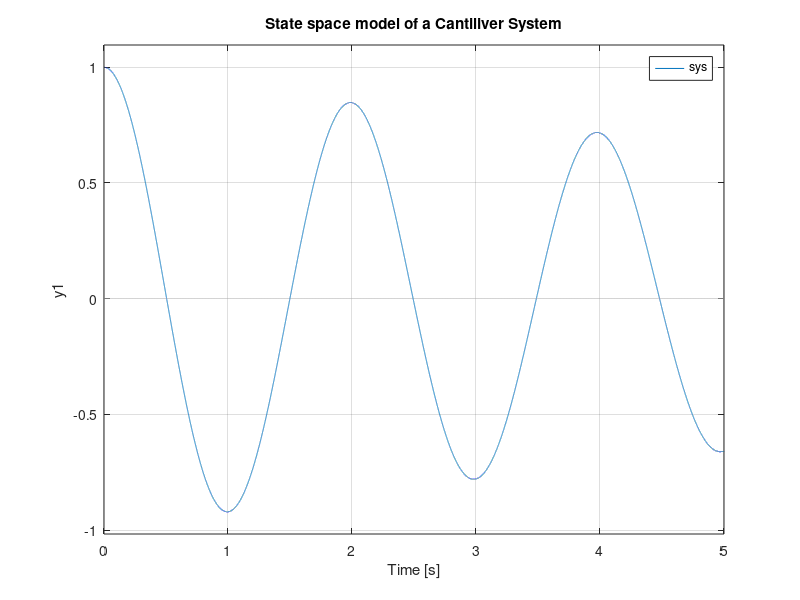
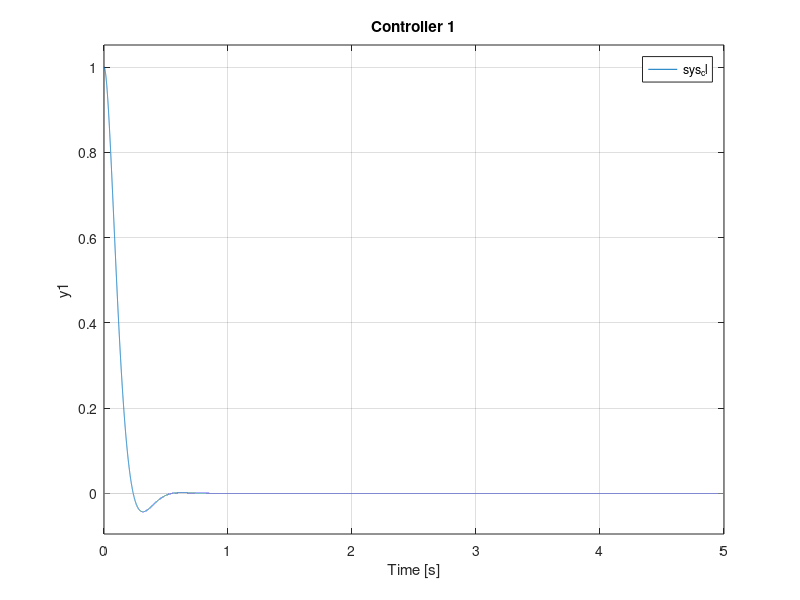
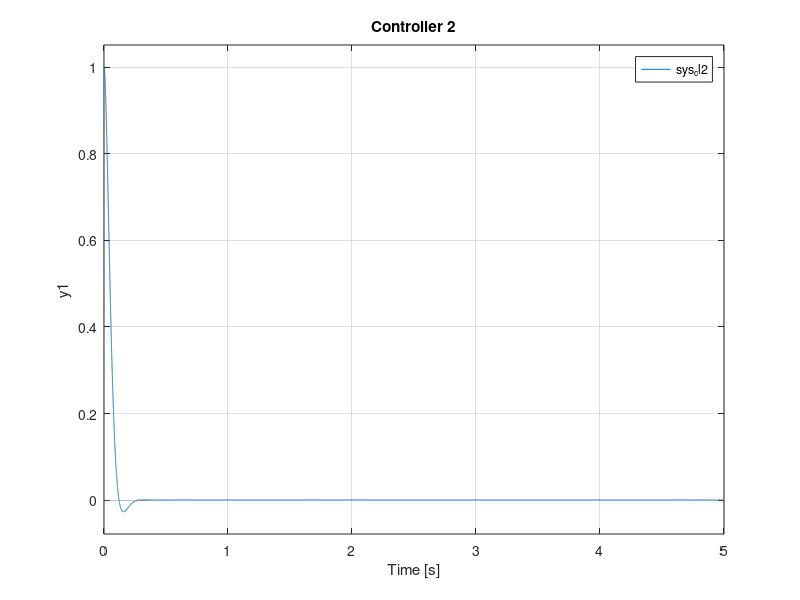
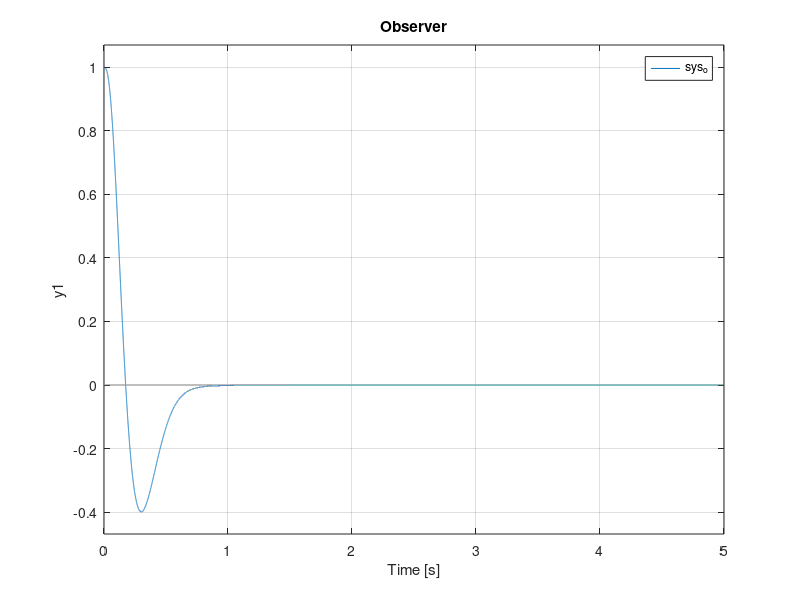

Write the MATLAB code that produced these figures, in order.
clc;clear,close all
%% State Space Model
k=600;
c=10;
m=60;
A = [0 1;-k/m -c/m];
B = [0; 1/m];
C = [1 0];
D = 0;
eigenVal = eig(A);
t=0:0.0001:5;
u=zeros(size(t));
sys = ss(A,B,C,D);
x0=[1 0];
% 
figure(1)
lsim(sys,u,t,x0)
title('State space model of a Cantiliver System')
grid on
%% Controller
Co=ctrb(A,B)
rank(Co)
k=place(A,B,[-10+10i, -10-10i]); %poles for 2 dimensional matrix
sys_cl=ss(A-B*k,B,C,0); 
eig(sys_cl);
% 
figure(2) 
lsim(sys_cl,u,t,x0)
title('Controller 1')
grid on
% 
k1=place(A,B,[-23+20i, -23-20i]); %poles for 2 dimensional matrix
sys_cl2=ss(A-B*k1,B,C,0);
eig(sys_cl2);
% 
figure(3)
lsim(sys_cl2,u,t,x0)
title('Controller 2')
grid on
%% Luenberger Observer
ob=obsv(A,C)
Ro=rank(ob)
l=place(A',C', [-10,-11])'; %k'
% 
at=[A-B*k B*k;zeros(size(A)) A-l*C];
bt=[B; zeros(size(B))];
ct=[C zeros(size(C))];
sys_o=ss(at,bt,ct,0);
%  x1=[0 0]; 
% 
figure(4)
lsim(sys_o,u,t,[x0 x0])
title('Observer')
grid on
%% Error analysis
n=2;
[y,t,x]=lsim(sys_o,u,t,[x0 x0]); 
e=x(:,n+1:end);
x=x(:,1:n);
xe =x-e ; %obs
x1=x(:,1);x2=x(:,2); %plant states
xe1=xe(:,1);xe2=xe(:,2); %observer states
%
figure(5)
plot(t,x1,'-r',t,xe1,'--g',t,x2,'-b',t,xe2,'--y')
title('Error Analysis')
grid on
%